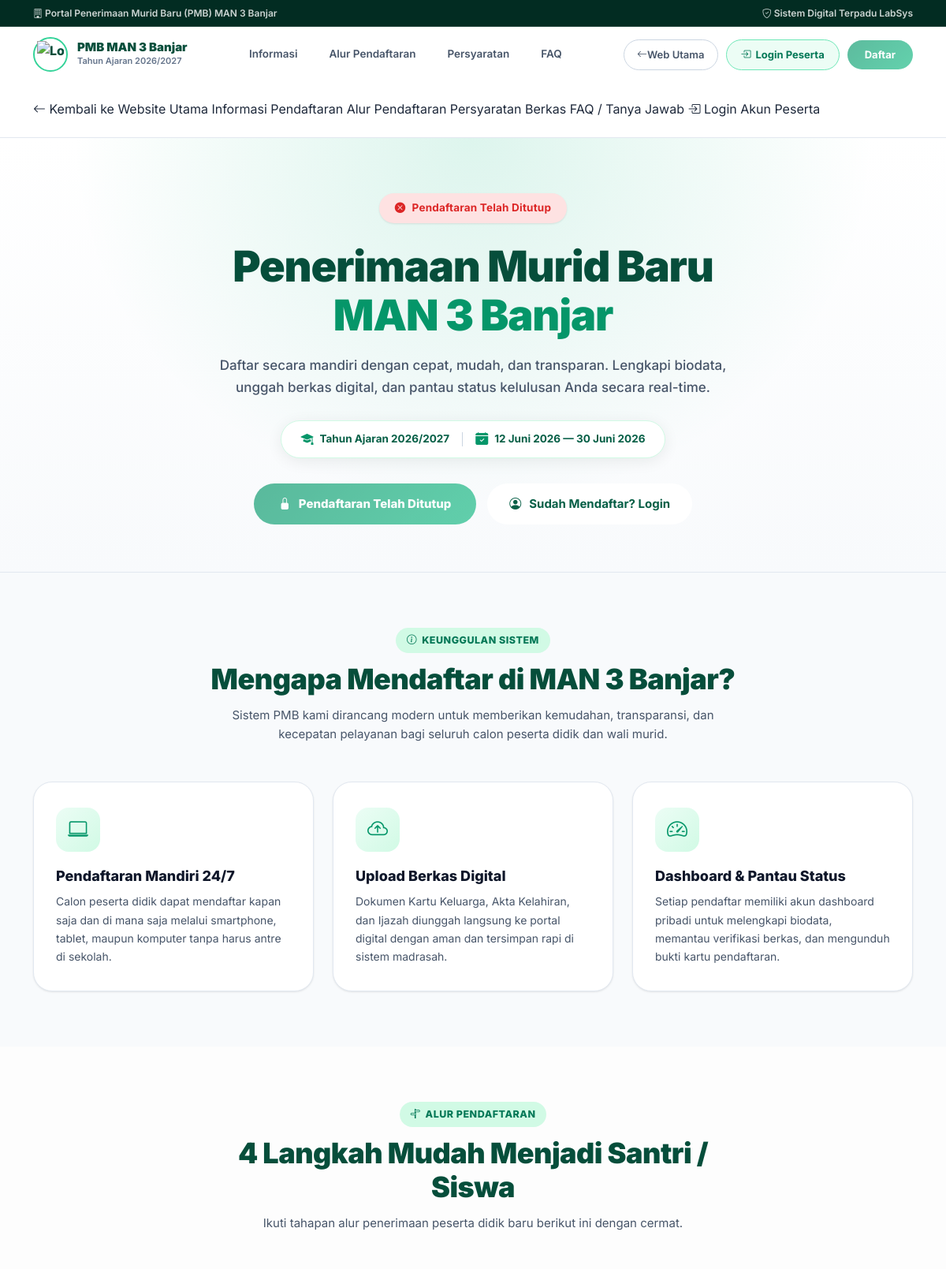
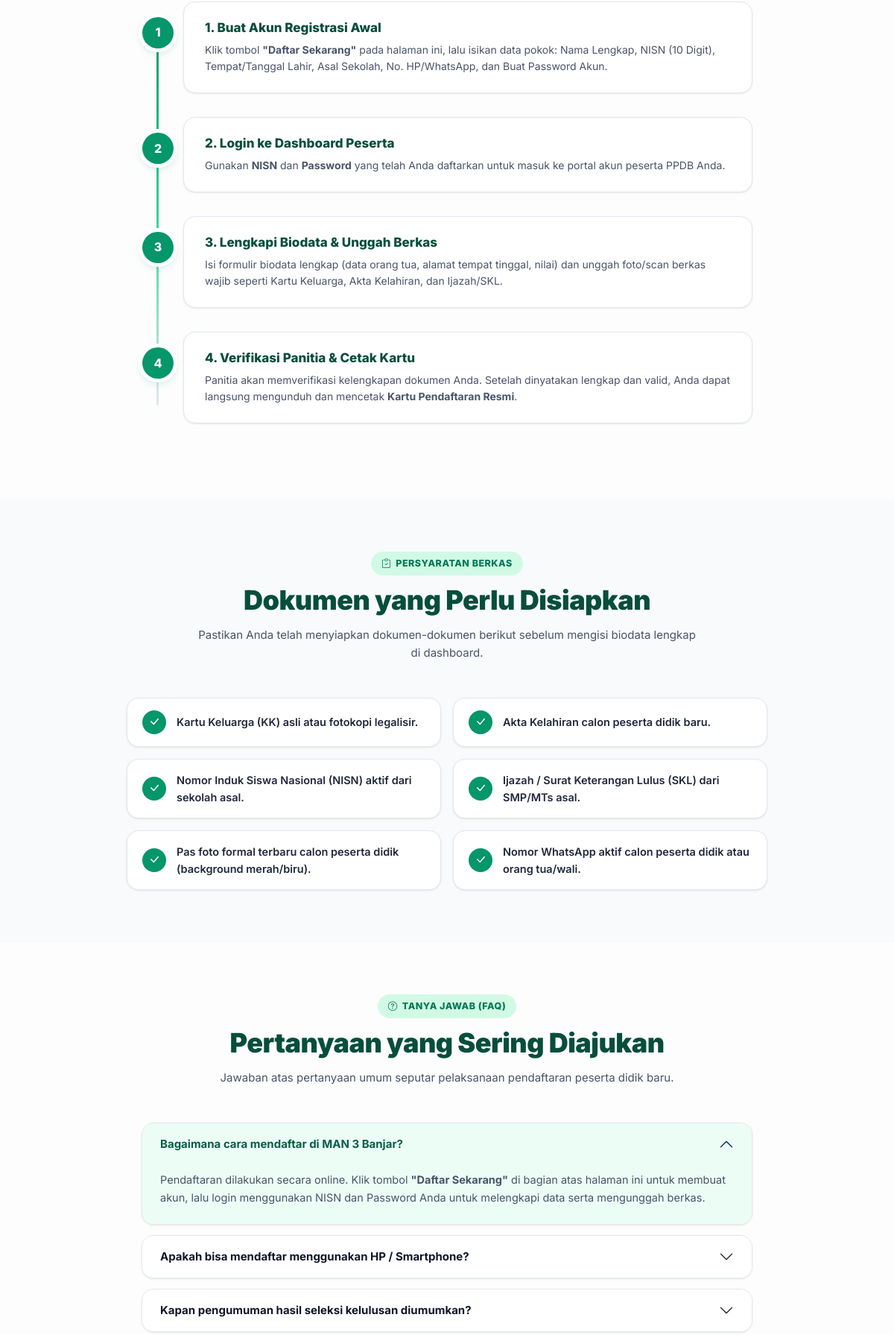
The page /index.php/ppdb (upper part) on the database its author committed (2 pictures, top to bottom).
### tables this page shows
CREATE TABLE `settings` (
  `id` int(11) NOT NULL AUTO_INCREMENT,
  `tahun_ajaran` varchar(20) DEFAULT NULL,
  `status_ppdb` varchar(20) DEFAULT 'Dibuka',
  `tanggal_mulai` date DEFAULT NULL,
  `tanggal_selesai` date DEFAULT NULL,
  `pengumuman_ppdb` text DEFAULT NULL,
  `semester_aktif` enum('Ganjil','Genap') DEFAULT 'Ganjil',
  `tanggal_update` datetime DEFAULT current_timestamp(),
  `kepala_madrasah_ptk_id` int(11) DEFAULT NULL,
  `nama_ppdb` varchar(50) DEFAULT 'PPDB',
  `pamflet_ppdb` varchar(255) DEFAULT NULL,
  `persyaratan_ppdb` text DEFAULT NULL,
  `judul_panjang_ppdb` varchar(150) DEFAULT 'Penerimaan Murid Baru',
  PRIMARY KEY (`id`)
);

### application/controllers/Ppdb.php (called while the page is built, shortened)
<?php
class Ppdb extends CI_Controller {
    private function get_nama_ppdb() {
        $settings = $this->db->get('settings')->row();
        return (isset($settings->nama_ppdb) && $settings->nama_ppdb) ? $settings->nama_ppdb : 'PPDB';
    }
    public function index(){
        $data['settings'] = $this->db->get('settings')->row();
        $data['profil_website'] = $this->db->limit(1)->get('website_profil')->row();
        $data['nama_ppdb'] = $this->get_nama_ppdb();
        $this->load->view('public/ppdb', $data);
    }
}

### index.php (called while the page is built, shortened)
<?php
require_once BASEPATH.'core/CodeIgniter.php';

### application/helpers/tanggal_helper.php (called while the page is built, shortened)
<?php
function tanggal_indo($tanggal){
    $bulan = [
        1 => 'Januari',
        2 => 'Februari',
        3 => 'Maret',
        4 => 'April',
        5 => 'Mei',
        6 => 'Juni',
        7 => 'Juli',
        8 => 'Agustus',
        9 => 'September',
        10 => 'Oktober',
        11 => 'November',
        12 => 'Desember'
    ];
    $pecah = explode('-', $tanggal);
    return intval($pecah[2]).' '.$bulan[intval($pecah[1])].' '.$pecah[0];
}

### application/views/public/ppdb.php (the view, shortened to what this page needs)
<!DOCTYPE html>
<html lang="id">
<head>
<link href="https://cdn.jsdelivr.net/npm/bootstrap@5.3.0/dist/css/bootstrap.min.css" rel="stylesheet">
<link href="https://cdn.jsdelivr.net/npm/bootstrap-icons@1.11.3/font/bootstrap-icons.min.css" rel="stylesheet">
<?php
$nama          = htmlspecialchars($nama_ppdb ?? 'PMB');
$judul_panjang = !empty($settings->judul_panjang_ppdb) ? htmlspecialchars($settings->judul_panjang_ppdb) : ($nama == 'PMB' ? 'Penerimaan Murid Baru' : 'Penerimaan Peserta Didik Baru');
$ta            = isset($settings->tahun_ajaran) ? htmlspecialchars($settings->tahun_ajaran) : date('Y').'/'.(date('Y')+1);
$tgl_mulai     = $settings->tanggal_mulai ?? '';
$tgl_selesai   = $settings->tanggal_selesai ?? '';
$today         = date('Y-m-d');
$nama_madrasah = !empty($profil_website->nama_madrasah) ? $profil_website->nama_madrasah : 'MAN 3 Banjar';
$is_open        = true;
$status_label   = 'Pendaftaran Sedang Dibuka';
$status_color   = '#16a34a';
$status_bg      = '#dcfce7';
$status_icon    = 'bi-check-circle-fill';
if(!empty($tgl_mulai) && $today < $tgl_mulai) {
    $is_open        = false;
    $countdown_date = $tgl_mulai;
    $status_label   = 'Pendaftaran Segera Dibuka';
    $status_color   = '#d97706';
    $status_bg      = '#fef3c7';
    $status_icon    = 'bi-clock-fill';
} elseif(!empty($tgl_selesai) && $today > $tgl_selesai) {
    $is_open        = false;
    $status_label   = 'Pendaftaran Telah Ditutup';
    $status_color   = '#dc2626';
    $status_bg      = '#fee2e2';
    $status_icon    = 'bi-x-circle-fill';
}
$persyaratan_default = [
    "Kartu Keluarga (KK) asli atau fotokopi legalisir.",
    "Akta Kelahiran calon peserta didik baru.",
    "Nomor Induk Siswa Nasional (NISN) aktif dari sekolah asal.",
    "Ijazah / Surat Keterangan Lulus (SKL) dari SMP/MTs asal.",
    "Pas foto formal terbaru calon peserta didik (background merah/biru).",
    "Nomor WhatsApp aktif calon peserta didik atau orang tua/wali."
];
$syarat_list = $persyaratan_default;
?>
</head>
<body>
<div class="ppdb-topbar">
    <div class="container ppdb-topbar-inner">
        <span><i class="bi bi-building"></i> Portal <?= $judul_panjang ?> (<?= $nama ?>) <?= $nama_madrasah ?></span>
        <span><i class="bi bi-shield-check"></i> Sistem Digital Terpadu LabSys</span>
    </div>
</div>
<nav class="ppdb-nav" id="mainNav">
    <div class="container">
        <a href="<?= base_url() ?>" class="nav-brand">
            <div class="nav-brand-logo">
                <img src="<?= base_url('assets/img/logo-madrasah.png') ?>" alt="Logo <?= $nama_madrasah ?>" onerror="this.src='https://cdn-icons-png.flaticon.com/512/2997/2997295.png'">
            </div>
            <div class="nav-brand-text">
                <strong><?= $nama ?> <?= $nama_madrasah ?></strong>
                <small>Tahun Ajaran <?= $ta ?></small>
            </div>
        </a>
        <div class="nav-links">
            <a href="#informasi">Informasi</a>
            <a href="#alur">Alur Pendaftaran</a>
            <a href="#persyaratan">Persyaratan</a>
            <a href="#faq">FAQ</a>
        </div>
        <div class="nav-cta">
            <a href="<?= base_url() ?>" class="btn-nav-back d-none d-md-inline-flex">
                <i class="bi bi-arrow-left"></i> Web Utama
            </a>
            <a href="<?= base_url('ppdb/login') ?>" class="btn-nav-login">
                <i class="bi bi-box-arrow-in-right"></i> Login Peserta
            </a>
            <?php if($is_open): ?>
                <button type="button" class="btn-nav-daftar" data-bs-toggle="modal" data-bs-target="#modalDaftarPpdb">
                    <i class="bi bi-pencil-square"></i> Daftar
                </button>
            <?php else: ?>
                <button type="button" class="btn-nav-daftar disabled" disabled>Daftar</button>
            <?php endif; ?>
        </div>
    </div>
    <div class="container">
        <div class="nav-mobile-menu" id="navMobileMenu">
            <a href="<?= base_url() ?>"><i class="bi bi-arrow-left"></i> Kembali ke Website Utama</a>
            <a href="#informasi">Informasi Pendaftaran</a>
            <a href="#alur">Alur Pendaftaran</a>
            <a href="#persyaratan">Persyaratan Berkas</a>
            <a href="#faq">FAQ / Tanya Jawab</a>
            <a href="<?= base_url('ppdb/login') ?>"><i class="bi bi-box-arrow-in-right"></i> Login Akun Peserta</a>
        </div>
    </div>
</nav>
<header class="hero">
    <div class="container">
        <div class="hero-status" style="background: <?= $status_bg ?>; color: <?= $status_color ?>;">
            <i class="bi <?= $status_icon ?>"></i> <?= $status_label ?>
        </div>
        <h1><?= $judul_panjang ?><br><span><?= $nama_madrasah ?></span></h1>
        <p class="hero-sub">
            Daftar secara mandiri dengan cepat, mudah, dan transparan. Lengkapi biodata, unggah berkas digital, dan pantau status kelulusan Anda secara real-time.
        </p>
        <div class="hero-info-bar">
            <div class="hero-info-item">
                <i class="bi bi-mortarboard-fill"></i> Tahun Ajaran <?= $ta ?>
            </div>
            <?php if(!empty($tgl_mulai) && !empty($tgl_selesai)): ?>
                <div class="hero-info-item">
                    <i class="bi bi-calendar-check-fill"></i> <?= function_exists('tanggal_indo') ? tanggal_indo($tgl_mulai) : $tgl_mulai ?> — <?= function_exists('tanggal_indo') ? tanggal_indo($tgl_selesai) : $tgl_selesai ?>
                </div>
            <?php endif; ?>
        </div>
        <div class="hero-actions">
            <?php if($is_open): ?>
                <button type="button" class="btn-hero-main" data-bs-toggle="modal" data-bs-target="#modalDaftarPpdb">
                    <i class="bi bi-pencil-square"></i> Daftar Sekarang
                </button>
            <?php else: ?>
                <button type="button" class="btn-hero-main disabled" disabled>
                    <i class="bi bi-lock-fill"></i> <?= $status_label ?>
                </button>
            <?php endif; ?>
            <a href="<?= base_url('ppdb/login') ?>" class="btn-hero-soft">
                <i class="bi bi-person-circle"></i> Sudah Mendaftar? Login
            </a>
        </div>
    </div>
</header>
<section class="section section-alt" id="informasi">
    <div class="container">
        <div class="section-head">
            <div class="section-tag"><i class="bi bi-info-circle"></i> Keunggulan Sistem</div>
            <h2>Mengapa Mendaftar di <?= $nama_madrasah ?>?</h2>
            <p>Sistem <?= $nama ?> kami dirancang modern untuk memberikan kemudahan, transparansi, dan kecepatan pelayanan bagi seluruh calon peserta didik dan wali murid.</p>
        </div>
        <div class="info-grid">
            <div class="info-card">
                <div class="info-card-icon"><i class="bi bi-laptop"></i></div>
                <h5>Pendaftaran Mandiri 24/7</h5>
                <p>Calon peserta didik dapat mendaftar kapan saja dan di mana saja melalui smartphone, tablet, maupun komputer tanpa harus antre di sekolah.</p>
            </div>
            <div class="info-card">
                <div class="info-card-icon"><i class="bi bi-cloud-arrow-up"></i></div>
                <h5>Upload Berkas Digital</h5>
                <p>Dokumen Kartu Keluarga, Akta Kelahiran, dan Ijazah diunggah langsung ke portal digital dengan aman dan tersimpan rapi di sistem madrasah.</p>
            </div>
            <div class="info-card">
                <div class="info-card-icon"><i class="bi bi-speedometer2"></i></div>
                <h5>Dashboard & Pantau Status</h5>
                <p>Setiap pendaftar memiliki akun dashboard pribadi untuk melengkapi biodata, memantau verifikasi berkas, dan mengunduh bukti kartu pendaftaran.</p>
            </div>
        </div>
    </div>
</section>
<section class="section" id="alur">
    <div class="container">
        <div class="section-head">
            <div class="section-tag"><i class="bi bi-signpost-split"></i> Alur Pendaftaran</div>
            <h2>4 Langkah Mudah Menjadi Santri / Siswa</h2>
            <p>Ikuti tahapan alur penerimaan peserta didik baru berikut ini dengan cermat.</p>
        </div>
        <div class="timeline">
            <div class="timeline-item">
                <div class="timeline-dot">1</div>
                <h5>1. Buat Akun Registrasi Awal</h5>
                <p>Klik tombol <strong>"Daftar Sekarang"</strong> pada halaman ini, lalu isikan data pokok: Nama Lengkap, NISN (10 Digit), Tempat/Tanggal Lahir, Asal Sekolah, No. HP/WhatsApp, dan Buat Password Akun.</p>
            </div>
            <div class="timeline-item">
                <div class="timeline-dot">2</div>
                <h5>2. Login ke Dashboard Peserta</h5>
                <p>Gunakan <strong>NISN</strong> dan <strong>Password</strong> yang telah Anda daftarkan untuk masuk ke portal akun peserta PPDB Anda.</p>
            </div>
            <div class="timeline-item">
                <div class="timeline-dot">3</div>
                <h5>3. Lengkapi Biodata & Unggah Berkas</h5>
                <p>Isi formulir biodata lengkap (data orang tua, alamat tempat tinggal, nilai) dan unggah foto/scan berkas wajib seperti Kartu Keluarga, Akta Kelahiran, dan Ijazah/SKL.</p>
            </div>
            <div class="timeline-item">
                <div class="timeline-dot">4</div>
                <h5>4. Verifikasi Panitia & Cetak Kartu</h5>
                <p>Panitia akan memverifikasi kelengkapan dokumen Anda. Setelah dinyatakan lengkap dan valid, Anda dapat langsung mengunduh dan mencetak <strong>Kartu Pendaftaran Resmi</strong>.</p>
            </div>
        </div>
    </div>
</section>
<section class="section <?= empty($settings->pamflet_ppdb) ? 'section-alt' : '' ?>" id="persyaratan">
    <div class="container">
        <div class="section-head">
            <div class="section-tag"><i class="bi bi-clipboard-check"></i> Persyaratan Berkas</div>
            <h2>Dokumen yang Perlu Disiapkan</h2>
            <p>Pastikan Anda telah menyiapkan dokumen-dokumen berikut sebelum mengisi biodata lengkap di dashboard.</p>
        </div>
        <div class="req-grid">
            <?php foreach($syarat_list as $syarat): ?>
            <div class="req-item">
                <div class="req-check"><i class="bi bi-check-lg"></i></div>
                <span><?= htmlspecialchars($syarat) ?></span>
            </div>
            <?php endforeach; ?>
        </div>
    </div>
</section>
<section class="section" id="faq">
    <div class="container">
        <div class="section-head">
            <div class="section-tag"><i class="bi bi-question-circle"></i> Tanya Jawab (FAQ)</div>
            <h2>Pertanyaan yang Sering Diajukan</h2>
            <p>Jawaban atas pertanyaan umum seputar pelaksanaan pendaftaran peserta didik baru.</p>
        </div>
        <div class="faq-wrap">
            <div class="accordion" id="faqAccordion">
                <div class="accordion-item">
                    <h2 class="accordion-header">
                        <button class="accordion-button" type="button" data-bs-toggle="collapse" data-bs-target="#faq1" aria-expanded="true">
                            Bagaimana cara mendaftar di <?= $nama_madrasah ?>?
                        </button>
                    </h2>
                    <div id="faq1" class="accordion-collapse collapse show" data-bs-parent="#faqAccordion">
                        <div class="accordion-body">
                            Pendaftaran dilakukan secara online. Klik tombol <strong>"Daftar Sekarang"</strong> di bagian atas halaman ini untuk membuat akun, lalu login menggunakan NISN dan Password Anda untuk melengkapi data serta mengunggah berkas.
                        </div>
                    </div>
                </div>
                <div class="accordion-item">
                    <h2 class="accordion-header">
                        <button class="accordion-button collapsed" type="button" data-bs-toggle="collapse" data-bs-target="#faq2">
                            Apakah bisa mendaftar menggunakan HP / Smartphone?
                        </button>
                    </h2>
                </div>
                <div class="accordion-item">
                    <h2 class="accordion-header">
                        <button class="accordion-button collapsed" type="button" data-bs-toggle="collapse" data-bs-target="#faq3">
                            Kapan pengumuman hasil seleksi kelulusan diumumkan?
                        </button>
                    </h2>
                </div>
            </div>
        </div>
    </div>
</section>
</body>
</html>

### rows shown on the page
settings: judul_panjang_ppdb "Penerimaan Murid Baru", tahun_ajaran "2026/2027", status_label "Pendaftaran Telah Ditutup", tanggal_mulai "12 Juni 2026", tanggal_selesai "30 Juni 2026"

### other values the page prints
$nama "PMB"
$nama_madrasah "MAN 3 Banjar"
$syarat "Kartu Keluarga (KK) asli atau fotokopi legalisir."
$syarat "Akta Kelahiran calon peserta didik baru."
$syarat "Nomor Induk Siswa Nasional (NISN) aktif dari sekolah asal."
$syarat "Ijazah / Surat Keterangan Lulus (SKL) dari SMP/MTs asal."
$syarat "Pas foto formal terbaru calon peserta didik (background merah/biru)."
$syarat "Nomor WhatsApp aktif calon peserta didik atau orang tua/wali."
